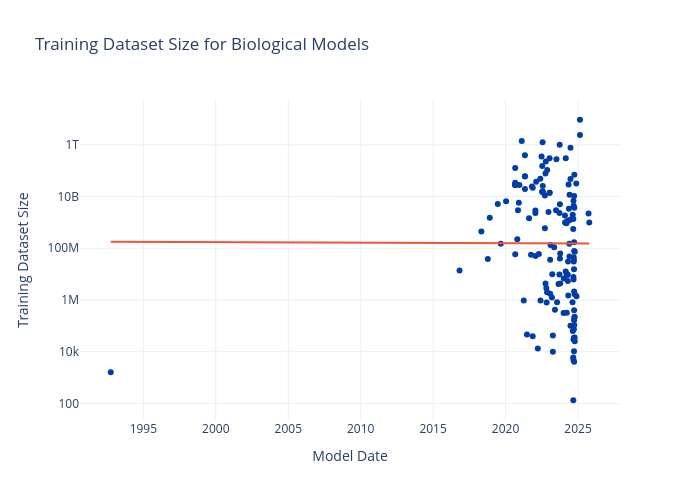

Write notebook code for a chart like this one.
### Code cell
fig = go.Figure()
fig.add_trace(go.Scatter(
    x = plot_df['Model Date'], 
    y = plot_df['Training Dataset Size'],
    mode='markers',
    marker=dict(color=cset_colors[1]),
    customdata = plot_df['Model'],
    hovertemplate='<b>%{customdata}</b><br>%{x}<br><b>Training Dataset Size</b>: %{y}<extra></extra>'
))
fig.add_trace(go.Line(
    x = x_date,
    y = np.exp(y_pred)
))

fig.update_layout(
    title='Training Dataset Size for Biological Models',
    yaxis_type="log",
    template="plotly_white",
    width = 700, height=500,
    xaxis = dict(title='Model Date'),
    yaxis = dict(title='Training Dataset Size'),
    showlegend=False
)
fig.show()

### Figure 1 — Plotly figure (JSON) as saved in the notebook; plotly's stock layout.template omitted (floating-point values rounded to 4 significant figures; data arrays with more than 128 entries replaced by an {"elided": "..."} marker saying what was removed)
{"data": [{"customdata": {"elided": "148 str values"}, "hovertemplate": "<b>%{customdata}</b><br>%{x}<br><b>Training Dataset Size</b>: %{y}<extra></extra>", "marker": {"color": "#003DA6"}, "mode": "markers", "type": "scatter", "x": {"elided": "148 str values"}, "y": {"elided": "148 float values"}}, {"type": "scatter", "x": {"elided": "148 str values"}, "y": {"elided": "148 float values"}}], "layout": {"height": 500, "showlegend": false, "title": {"text": "Training Dataset Size for Biological Models"}, "width": 700, "xaxis": {"title": {"text": "Model Date"}}, "yaxis": {"title": {"text": "Training Dataset Size"}, "type": "log"}}}
